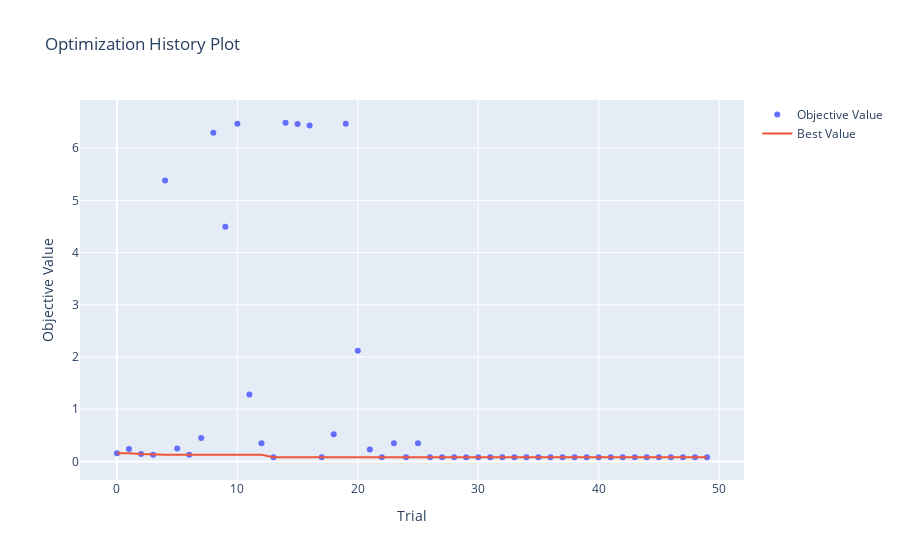

Notebook cell for this chart:
### Code cell
import plotly
plot_optimization_history(study)
